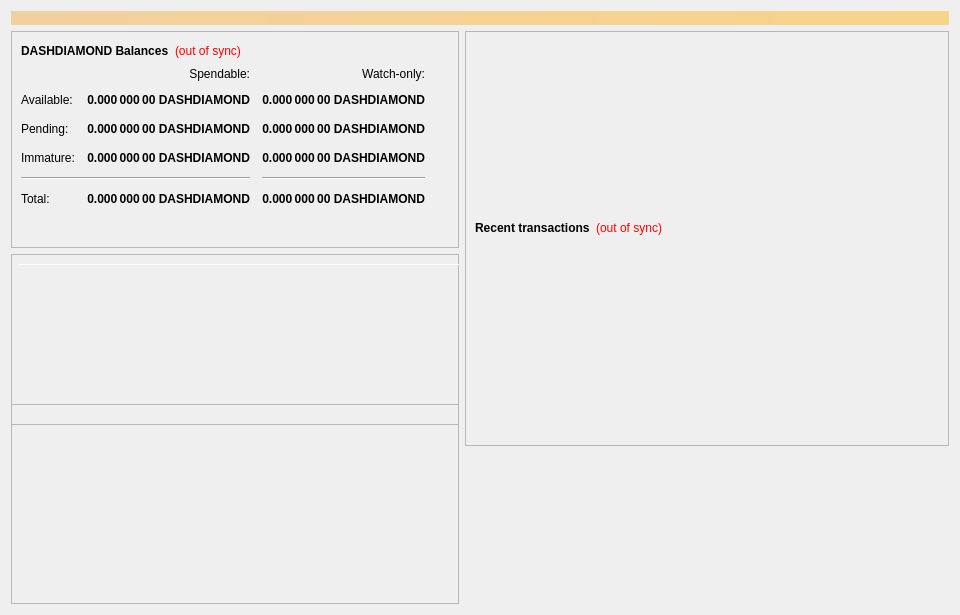
<?xml version="1.0" encoding="UTF-8"?>
<ui version="4.0">
 <class>OverviewPage</class>
 <widget class="QWidget" name="OverviewPage">
  <property name="geometry">
   <rect>
    <x>0</x>
    <y>0</y>
    <width>960</width>
    <height>615</height>
   </rect>
  </property>
  <property name="minimumSize">
   <size>
    <width>960</width>
    <height>0</height>
   </size>
  </property>
  <property name="windowTitle">
   <string>Form</string>
  </property>
  <layout class="QVBoxLayout" name="topLayout">
   <item>
    <widget class="QLabel" name="labelAlerts">
     <property name="visible">
      <bool>false</bool>
     </property>
     <property name="styleSheet">
      <string notr="true">background-color: qlineargradient(x1: 0, y1: 0, x2: 1, y2: 0, stop:0 #F0D0A0, stop:1 #F8D488); color:#000000;</string>
     </property>
     <property name="wordWrap">
      <bool>true</bool>
     </property>
     <property name="margin">
      <number>3</number>
     </property>
    </widget>
   </item>
   <item>
    <layout class="QHBoxLayout" name="horizontalLayout" stretch="1,1">
     <item>
      <layout class="QVBoxLayout" name="verticalLayout_2">
       <item>
        <widget class="QFrame" name="frame">
         <property name="frameShape">
          <enum>QFrame::StyledPanel</enum>
         </property>
         <property name="frameShadow">
          <enum>QFrame::Raised</enum>
         </property>
         <layout class="QVBoxLayout" name="verticalLayout_4">
          <item>
           <layout class="QHBoxLayout" name="horizontalLayout_4">
            <item>
             <widget class="QLabel" name="label_5">
              <property name="font">
               <font>
                <weight>75</weight>
                <bold>true</bold>
               </font>
              </property>
              <property name="text">
               <string>DASHDIAMOND Balances</string>
              </property>
             </widget>
            </item>
            <item>
             <widget class="QLabel" name="labelWalletStatus">
              <property name="cursor">
               <cursorShape>WhatsThisCursor</cursorShape>
              </property>
              <property name="toolTip">
               <string>The displayed information may be out of date. Your wallet automatically synchronizes with the DashDiamond network after a connection is established, but this process has not completed yet.</string>
              </property>
              <property name="styleSheet">
               <string notr="true">QLabel { color: red; }</string>
              </property>
              <property name="text">
               <string notr="true">(out of sync)</string>
              </property>
              <property name="alignment">
               <set>Qt::AlignLeading|Qt::AlignLeft|Qt::AlignVCenter</set>
              </property>
             </widget>
            </item>
            <item>
             <spacer name="horizontalSpacer_3">
              <property name="orientation">
               <enum>Qt::Horizontal</enum>
              </property>
              <property name="sizeHint" stdset="0">
               <size>
                <width>40</width>
                <height>20</height>
               </size>
              </property>
             </spacer>
            </item>
           </layout>
          </item>
          <item>
           <layout class="QGridLayout" name="gridLayout">
            <property name="spacing">
             <number>12</number>
            </property>
            <item row="2" column="2">
             <widget class="QLabel" name="labelWatchPending">
              <property name="font">
               <font>
                <weight>75</weight>
                <bold>true</bold>
               </font>
              </property>
              <property name="cursor">
               <cursorShape>IBeamCursor</cursorShape>
              </property>
              <property name="toolTip">
               <string>Unconfirmed transactions to watch-only addresses</string>
              </property>
              <property name="text">
               <string notr="true">0.000 000 00 DASHDIAMOND</string>
              </property>
              <property name="alignment">
               <set>Qt::AlignRight|Qt::AlignTrailing|Qt::AlignVCenter</set>
              </property>
              <property name="textInteractionFlags">
               <set>Qt::LinksAccessibleByMouse|Qt::TextSelectableByKeyboard|Qt::TextSelectableByMouse</set>
              </property>
             </widget>
            </item>
            <item row="2" column="1">
             <widget class="QLabel" name="labelUnconfirmed">
              <property name="font">
               <font>
                <weight>75</weight>
                <bold>true</bold>
               </font>
              </property>
              <property name="cursor">
               <cursorShape>IBeamCursor</cursorShape>
              </property>
              <property name="toolTip">
               <string>Total of transactions that have yet to be confirmed, and do not yet count toward the spendable balance</string>
              </property>
              <property name="text">
               <string notr="true">0.000 000 00 DASHDIAMOND</string>
              </property>
              <property name="alignment">
               <set>Qt::AlignRight|Qt::AlignTrailing|Qt::AlignVCenter</set>
              </property>
              <property name="textInteractionFlags">
               <set>Qt::LinksAccessibleByMouse|Qt::TextSelectableByKeyboard|Qt::TextSelectableByMouse</set>
              </property>
             </widget>
            </item>
            <item row="3" column="2">
             <widget class="QLabel" name="labelWatchImmature">
              <property name="font">
               <font>
                <weight>75</weight>
                <bold>true</bold>
               </font>
              </property>
              <property name="cursor">
               <cursorShape>IBeamCursor</cursorShape>
              </property>
              <property name="toolTip">
               <string>Staked or masternode rewards in watch-only addresses that has not yet matured</string>
              </property>
              <property name="text">
               <string notr="true">0.000 000 00 DASHDIAMOND</string>
              </property>
              <property name="alignment">
               <set>Qt::AlignRight|Qt::AlignTrailing|Qt::AlignVCenter</set>
              </property>
              <property name="textInteractionFlags">
               <set>Qt::LinksAccessibleByMouse|Qt::TextSelectableByKeyboard|Qt::TextSelectableByMouse</set>
              </property>
             </widget>
            </item>
            <item row="4" column="0" colspan="2">
             <widget class="Line" name="lineSpendableBalance">
              <property name="orientation">
               <enum>Qt::Horizontal</enum>
              </property>
             </widget>
            </item>
            <item row="4" column="2">
             <widget class="Line" name="lineWatchBalance">
              <property name="sizePolicy">
               <sizepolicy hsizetype="Preferred" vsizetype="Fixed">
                <horstretch>0</horstretch>
                <verstretch>0</verstretch>
               </sizepolicy>
              </property>
              <property name="minimumSize">
               <size>
                <width>140</width>
                <height>0</height>
               </size>
              </property>
              <property name="orientation">
               <enum>Qt::Horizontal</enum>
              </property>
             </widget>
            </item>
            <item row="5" column="0">
             <widget class="QLabel" name="labelTotalText">
              <property name="text">
               <string>Total:</string>
              </property>
             </widget>
            </item>
            <item row="3" column="1">
             <widget class="QLabel" name="labelImmature">
              <property name="font">
               <font>
                <weight>75</weight>
                <bold>true</bold>
               </font>
              </property>
              <property name="cursor">
               <cursorShape>IBeamCursor</cursorShape>
              </property>
              <property name="toolTip">
               <string>Staked or masternode rewards that has not yet matured</string>
              </property>
              <property name="text">
               <string notr="true">0.000 000 00 DASHDIAMOND</string>
              </property>
              <property name="alignment">
               <set>Qt::AlignRight|Qt::AlignTrailing|Qt::AlignVCenter</set>
              </property>
              <property name="textInteractionFlags">
               <set>Qt::LinksAccessibleByMouse|Qt::TextSelectableByKeyboard|Qt::TextSelectableByMouse</set>
              </property>
             </widget>
            </item>
            <item row="2" column="3">
             <spacer name="horizontalSpacer_2">
              <property name="orientation">
               <enum>Qt::Horizontal</enum>
              </property>
              <property name="sizeHint" stdset="0">
               <size>
                <width>40</width>
                <height>20</height>
               </size>
              </property>
             </spacer>
            </item>
            <item row="3" column="0">
             <widget class="QLabel" name="labelImmatureText">
              <property name="text">
               <string>Immature:</string>
              </property>
             </widget>
            </item>
            <item row="5" column="1">
             <widget class="QLabel" name="labelTotal">
              <property name="font">
               <font>
                <weight>75</weight>
                <bold>true</bold>
               </font>
              </property>
              <property name="cursor">
               <cursorShape>IBeamCursor</cursorShape>
              </property>
              <property name="toolTip">
               <string>Your current total balance</string>
              </property>
              <property name="text">
               <string notr="true">0.000 000 00 DASHDIAMOND</string>
              </property>
              <property name="alignment">
               <set>Qt::AlignRight|Qt::AlignTrailing|Qt::AlignVCenter</set>
              </property>
              <property name="textInteractionFlags">
               <set>Qt::LinksAccessibleByMouse|Qt::TextSelectableByKeyboard|Qt::TextSelectableByMouse</set>
              </property>
             </widget>
            </item>
            <item row="5" column="2">
             <widget class="QLabel" name="labelWatchTotal">
              <property name="font">
               <font>
                <weight>75</weight>
                <bold>true</bold>
               </font>
              </property>
              <property name="cursor">
               <cursorShape>IBeamCursor</cursorShape>
              </property>
              <property name="toolTip">
               <string>Current total balance in watch-only addresses</string>
              </property>
              <property name="text">
               <string notr="true">0.000 000 00 DASHDIAMOND</string>
              </property>
              <property name="alignment">
               <set>Qt::AlignRight|Qt::AlignTrailing|Qt::AlignVCenter</set>
              </property>
              <property name="textInteractionFlags">
               <set>Qt::LinksAccessibleByMouse|Qt::TextSelectableByKeyboard|Qt::TextSelectableByMouse</set>
              </property>
             </widget>
            </item>
            <item row="0" column="2">
             <widget class="QLabel" name="labelWatchonly">
              <property name="text">
               <string>Watch-only:</string>
              </property>
              <property name="alignment">
               <set>Qt::AlignRight|Qt::AlignTrailing|Qt::AlignVCenter</set>
              </property>
             </widget>
            </item>
            <item row="1" column="0">
             <widget class="QLabel" name="labelBalanceText">
              <property name="text">
               <string>Available:</string>
              </property>
             </widget>
            </item>
            <item row="1" column="1">
             <widget class="QLabel" name="labelBalance">
              <property name="font">
               <font>
                <weight>75</weight>
                <bold>true</bold>
               </font>
              </property>
              <property name="cursor">
               <cursorShape>IBeamCursor</cursorShape>
              </property>
              <property name="toolTip">
               <string>Your current spendable balance</string>
              </property>
              <property name="text">
               <string notr="true">0.000 000 00 DASHDIAMOND</string>
              </property>
              <property name="alignment">
               <set>Qt::AlignRight|Qt::AlignTrailing|Qt::AlignVCenter</set>
              </property>
              <property name="textInteractionFlags">
               <set>Qt::LinksAccessibleByMouse|Qt::TextSelectableByKeyboard|Qt::TextSelectableByMouse</set>
              </property>
             </widget>
            </item>
            <item row="1" column="2">
             <widget class="QLabel" name="labelWatchAvailable">
              <property name="font">
               <font>
                <weight>75</weight>
                <bold>true</bold>
               </font>
              </property>
              <property name="cursor">
               <cursorShape>IBeamCursor</cursorShape>
              </property>
              <property name="toolTip">
               <string>Your current balance in watch-only addresses</string>
              </property>
              <property name="text">
               <string notr="true">0.000 000 00 DASHDIAMOND</string>
              </property>
              <property name="alignment">
               <set>Qt::AlignRight|Qt::AlignTrailing|Qt::AlignVCenter</set>
              </property>
              <property name="textInteractionFlags">
               <set>Qt::LinksAccessibleByMouse|Qt::TextSelectableByKeyboard|Qt::TextSelectableByMouse</set>
              </property>
             </widget>
            </item>
            <item row="2" column="0">
             <widget class="QLabel" name="labelPendingText">
              <property name="text">
               <string>Pending:</string>
              </property>
             </widget>
            </item>
            <item row="0" column="1">
             <widget class="QLabel" name="labelSpendable">
              <property name="text">
               <string>Spendable:</string>
              </property>
              <property name="alignment">
               <set>Qt::AlignRight|Qt::AlignTrailing|Qt::AlignVCenter</set>
              </property>
             </widget>
            </item>
           </layout>
          </item>
          <item>
           <spacer name="verticalSpacer_4">
            <property name="orientation">
             <enum>Qt::Vertical</enum>
            </property>
            <property name="sizeHint" stdset="0">
             <size>
              <width>20</width>
              <height>40</height>
             </size>
            </property>
           </spacer>
          </item>
         </layout>
        </widget>
       </item>
       <item>
        <widget class="QFrame" name="frameObfuscation">
         <property name="minimumSize">
          <size>
           <width>0</width>
           <height>350</height>
          </size>
         </property>
         <property name="layoutDirection">
          <enum>Qt::LeftToRight</enum>
         </property>
         <property name="frameShape">
          <enum>QFrame::StyledPanel</enum>
         </property>
         <property name="frameShadow">
          <enum>QFrame::Raised</enum>
         </property>
         <widget class="QPushButton" name="runAutoDenom">
          <property name="geometry">
           <rect>
            <x>251</x>
            <y>17</y>
            <width>1</width>
            <height>1</height>
           </rect>
          </property>
          <property name="palette">
           <palette>
            <active>
             <colorrole role="WindowText">
              <brush brushstyle="SolidPattern">
               <color alpha="255">
                <red>0</red>
                <green>0</green>
                <blue>0</blue>
               </color>
              </brush>
             </colorrole>
             <colorrole role="Button">
              <brush brushstyle="SolidPattern">
               <color alpha="255">
                <red>239</red>
                <green>238</green>
                <blue>238</blue>
               </color>
              </brush>
             </colorrole>
             <colorrole role="Light">
              <brush brushstyle="SolidPattern">
               <color alpha="255">
                <red>255</red>
                <green>255</green>
                <blue>255</blue>
               </color>
              </brush>
             </colorrole>
             <colorrole role="Midlight">
              <brush brushstyle="SolidPattern">
               <color alpha="255">
                <red>247</red>
                <green>246</green>
                <blue>246</blue>
               </color>
              </brush>
             </colorrole>
             <colorrole role="Dark">
              <brush brushstyle="SolidPattern">
               <color alpha="255">
                <red>119</red>
                <green>119</green>
                <blue>119</blue>
               </color>
              </brush>
             </colorrole>
             <colorrole role="Mid">
              <brush brushstyle="SolidPattern">
               <color alpha="255">
                <red>159</red>
                <green>159</green>
                <blue>159</blue>
               </color>
              </brush>
             </colorrole>
             <colorrole role="Text">
              <brush brushstyle="SolidPattern">
               <color alpha="255">
                <red>0</red>
                <green>0</green>
                <blue>0</blue>
               </color>
              </brush>
             </colorrole>
             <colorrole role="BrightText">
              <brush brushstyle="SolidPattern">
               <color alpha="255">
                <red>255</red>
                <green>255</green>
                <blue>255</blue>
               </color>
              </brush>
             </colorrole>
             <colorrole role="ButtonText">
              <brush brushstyle="SolidPattern">
               <color alpha="255">
                <red>0</red>
                <green>0</green>
                <blue>0</blue>
               </color>
              </brush>
             </colorrole>
             <colorrole role="Base">
              <brush brushstyle="SolidPattern">
               <color alpha="255">
                <red>255</red>
                <green>255</green>
                <blue>255</blue>
               </color>
              </brush>
             </colorrole>
             <colorrole role="Window">
              <brush brushstyle="SolidPattern">
               <color alpha="255">
                <red>239</red>
                <green>238</green>
                <blue>238</blue>
               </color>
              </brush>
             </colorrole>
             <colorrole role="Shadow">
              <brush brushstyle="SolidPattern">
               <color alpha="255">
                <red>0</red>
                <green>0</green>
                <blue>0</blue>
               </color>
              </brush>
             </colorrole>
             <colorrole role="AlternateBase">
              <brush brushstyle="SolidPattern">
               <color alpha="255">
                <red>247</red>
                <green>246</green>
                <blue>246</blue>
               </color>
              </brush>
             </colorrole>
             <colorrole role="ToolTipBase">
              <brush brushstyle="SolidPattern">
               <color alpha="255">
                <red>255</red>
                <green>255</green>
                <blue>220</blue>
               </color>
              </brush>
             </colorrole>
             <colorrole role="ToolTipText">
              <brush brushstyle="SolidPattern">
               <color alpha="255">
                <red>0</red>
                <green>0</green>
                <blue>0</blue>
               </color>
              </brush>
             </colorrole>
            </active>
            <inactive>
             <colorrole role="WindowText">
              <brush brushstyle="SolidPattern">
               <color alpha="255">
                <red>0</red>
                <green>0</green>
                <blue>0</blue>
               </color>
              </brush>
             </colorrole>
             <colorrole role="Button">
              <brush brushstyle="SolidPattern">
               <color alpha="255">
                <red>239</red>
                <green>238</green>
                <blue>238</blue>
               </color>
              </brush>
             </colorrole>
             <colorrole role="Light">
              <brush brushstyle="SolidPattern">
               <color alpha="255">
                <red>255</red>
                <green>255</green>
                <blue>255</blue>
               </color>
              </brush>
             </colorrole>
             <colorrole role="Midlight">
              <brush brushstyle="SolidPattern">
               <color alpha="255">
                <red>247</red>
                <green>246</green>
                <blue>246</blue>
               </color>
              </brush>
             </colorrole>
             <colorrole role="Dark">
              <brush brushstyle="SolidPattern">
               <color alpha="255">
                <red>119</red>
                <green>119</green>
                <blue>119</blue>
               </color>
              </brush>
             </colorrole>
             <colorrole role="Mid">
              <brush brushstyle="SolidPattern">
               <color alpha="255">
                <red>159</red>
                <green>159</green>
                <blue>159</blue>
               </color>
              </brush>
             </colorrole>
             <colorrole role="Text">
              <brush brushstyle="SolidPattern">
               <color alpha="255">
                <red>0</red>
                <green>0</green>
                <blue>0</blue>
               </color>
              </brush>
             </colorrole>
             <colorrole role="BrightText">
              <brush brushstyle="SolidPattern">
               <color alpha="255">
                <red>255</red>
                <green>255</green>
                <blue>255</blue>
               </color>
              </brush>
             </colorrole>
             <colorrole role="ButtonText">
              <brush brushstyle="SolidPattern">
               <color alpha="255">
                <red>0</red>
                <green>0</green>
                <blue>0</blue>
               </color>
              </brush>
             </colorrole>
             <colorrole role="Base">
              <brush brushstyle="SolidPattern">
               <color alpha="255">
                <red>255</red>
                <green>255</green>
                <blue>255</blue>
               </color>
              </brush>
             </colorrole>
             <colorrole role="Window">
              <brush brushstyle="SolidPattern">
               <color alpha="255">
                <red>239</red>
                <green>238</green>
                <blue>238</blue>
               </color>
              </brush>
             </colorrole>
             <colorrole role="Shadow">
              <brush brushstyle="SolidPattern">
               <color alpha="255">
                <red>0</red>
                <green>0</green>
                <blue>0</blue>
               </color>
              </brush>
             </colorrole>
             <colorrole role="AlternateBase">
              <brush brushstyle="SolidPattern">
               <color alpha="255">
                <red>247</red>
                <green>246</green>
                <blue>246</blue>
               </color>
              </brush>
             </colorrole>
             <colorrole role="ToolTipBase">
              <brush brushstyle="SolidPattern">
               <color alpha="255">
                <red>255</red>
                <green>255</green>
                <blue>220</blue>
               </color>
              </brush>
             </colorrole>
             <colorrole role="ToolTipText">
              <brush brushstyle="SolidPattern">
               <color alpha="255">
                <red>0</red>
                <green>0</green>
                <blue>0</blue>
               </color>
              </brush>
             </colorrole>
            </inactive>
            <disabled>
             <colorrole role="WindowText">
              <brush brushstyle="SolidPattern">
               <color alpha="255">
                <red>119</red>
                <green>119</green>
                <blue>119</blue>
               </color>
              </brush>
             </colorrole>
             <colorrole role="Button">
              <brush brushstyle="SolidPattern">
               <color alpha="255">
                <red>239</red>
                <green>238</green>
                <blue>238</blue>
               </color>
              </brush>
             </colorrole>
             <colorrole role="Light">
              <brush brushstyle="SolidPattern">
               <color alpha="255">
                <red>255</red>
                <green>255</green>
                <blue>255</blue>
               </color>
              </brush>
             </colorrole>
             <colorrole role="Midlight">
              <brush brushstyle="SolidPattern">
               <color alpha="255">
                <red>247</red>
                <green>246</green>
                <blue>246</blue>
               </color>
              </brush>
             </colorrole>
             <colorrole role="Dark">
              <brush brushstyle="SolidPattern">
               <color alpha="255">
                <red>119</red>
                <green>119</green>
                <blue>119</blue>
               </color>
              </brush>
             </colorrole>
             <colorrole role="Mid">
              <brush brushstyle="SolidPattern">
               <color alpha="255">
                <red>159</red>
                <green>159</green>
                <blue>159</blue>
               </color>
              </brush>
             </colorrole>
             <colorrole role="Text">
              <brush brushstyle="SolidPattern">
               <color alpha="255">
                <red>119</red>
                <green>119</green>
                <blue>119</blue>
               </color>
              </brush>
             </colorrole>
             <colorrole role="BrightText">
              <brush brushstyle="SolidPattern">
               <color alpha="255">
                <red>255</red>
                <green>255</green>
                <blue>255</blue>
               </color>
              </brush>
             </colorrole>
             <colorrole role="ButtonText">
              <brush brushstyle="SolidPattern">
               <color alpha="255">
                <red>119</red>
                <green>119</green>
                <blue>119</blue>
               </color>
              </brush>
             </colorrole>
             <colorrole role="Base">
              <brush brushstyle="SolidPattern">
               <color alpha="255">
                <red>239</red>
                <green>238</green>
                <blue>238</blue>
               </color>
              </brush>
             </colorrole>
             <colorrole role="Window">
              <brush brushstyle="SolidPattern">
               <color alpha="255">
                <red>239</red>
                <green>238</green>
                <blue>238</blue>
               </color>
              </brush>
             </colorrole>
             <colorrole role="Shadow">
              <brush brushstyle="SolidPattern">
               <color alpha="255">
                <red>0</red>
                <green>0</green>
                <blue>0</blue>
               </color>
              </brush>
             </colorrole>
             <colorrole role="AlternateBase">
              <brush brushstyle="SolidPattern">
               <color alpha="255">
                <red>239</red>
                <green>238</green>
                <blue>238</blue>
               </color>
              </brush>
             </colorrole>
             <colorrole role="ToolTipBase">
              <brush brushstyle="SolidPattern">
               <color alpha="255">
                <red>255</red>
                <green>255</green>
                <blue>220</blue>
               </color>
              </brush>
             </colorrole>
             <colorrole role="ToolTipText">
              <brush brushstyle="SolidPattern">
               <color alpha="255">
                <red>0</red>
                <green>0</green>
                <blue>0</blue>
               </color>
              </brush>
             </colorrole>
            </disabled>
           </palette>
          </property>
          <property name="focusPolicy">
           <enum>Qt::NoFocus</enum>
          </property>
          <property name="autoFillBackground">
           <bool>true</bool>
          </property>
          <property name="text">
           <string/>
          </property>
          <property name="flat">
           <bool>true</bool>
          </property>
         </widget>
         <widget class="Line" name="line">
          <property name="geometry">
           <rect>
            <x>7</x>
            <y>10</y>
            <width>451</width>
            <height>1</height>
           </rect>
          </property>
          <property name="orientation">
           <enum>Qt::Horizontal</enum>
          </property>
         </widget>
         <widget class="QFrame" name="frame_3">
          <property name="geometry">
           <rect>
            <x>0</x>
            <y>150</y>
            <width>465</width>
            <height>201</height>
           </rect>
          </property>
          <property name="frameShape">
           <enum>QFrame::StyledPanel</enum>
          </property>
          <property name="frameShadow">
           <enum>QFrame::Raised</enum>
          </property>
         </widget>
         <widget class="QFrame" name="frame_4">
          <property name="geometry">
           <rect>
            <x>0</x>
            <y>0</y>
            <width>465</width>
            <height>171</height>
           </rect>
          </property>
          <property name="frameShape">
           <enum>QFrame::StyledPanel</enum>
          </property>
          <property name="frameShadow">
           <enum>QFrame::Raised</enum>
          </property>
         </widget>
        </widget>
       </item>
      </layout>
     </item>
     <item>
      <layout class="QVBoxLayout" name="verticalLayout_3">
       <item>
        <widget class="QFrame" name="frame_2">
         <property name="frameShape">
          <enum>QFrame::StyledPanel</enum>
         </property>
         <property name="frameShadow">
          <enum>QFrame::Raised</enum>
         </property>
         <layout class="QVBoxLayout" name="verticalLayout">
          <item>
           <spacer name="verticalSpacer_3">
            <property name="orientation">
             <enum>Qt::Vertical</enum>
            </property>
            <property name="sizeType">
             <enum>QSizePolicy::Fixed</enum>
            </property>
            <property name="sizeHint" stdset="0">
             <size>
              <width>20</width>
              <height>75</height>
             </size>
            </property>
           </spacer>
          </item>
          <item>
           <widget class="QLabel" name="labelOverviewHeaderRight">
            <property name="minimumSize">
             <size>
              <width>464</width>
              <height>96</height>
             </size>
            </property>
            <property name="maximumSize">
             <size>
              <width>16777215</width>
              <height>96</height>
             </size>
            </property>
            <property name="alignment">
             <set>Qt::AlignCenter</set>
            </property>
            <property name="margin">
             <number>5</number>
            </property>
           </widget>
          </item>
          <item>
           <layout class="QHBoxLayout" name="horizontalLayout_2">
            <item>
             <widget class="QLabel" name="label_4">
              <property name="font">
               <font>
                <weight>75</weight>
                <bold>true</bold>
               </font>
              </property>
              <property name="text">
               <string>Recent transactions</string>
              </property>
             </widget>
            </item>
            <item>
             <widget class="QLabel" name="labelTransactionsStatus">
              <property name="cursor">
               <cursorShape>WhatsThisCursor</cursorShape>
              </property>
              <property name="toolTip">
               <string>The displayed information may be out of date. Your wallet automatically synchronizes with the DashDiamond network after a connection is established, but this process has not completed yet.</string>
              </property>
              <property name="styleSheet">
               <string notr="true">QLabel { color: red; }</string>
              </property>
              <property name="text">
               <string notr="true">(out of sync)</string>
              </property>
              <property name="alignment">
               <set>Qt::AlignRight|Qt::AlignTrailing|Qt::AlignVCenter</set>
              </property>
             </widget>
            </item>
            <item>
             <spacer name="horizontalSpacer">
              <property name="orientation">
               <enum>Qt::Horizontal</enum>
              </property>
              <property name="sizeHint" stdset="0">
               <size>
                <width>40</width>
                <height>20</height>
               </size>
              </property>
             </spacer>
            </item>
           </layout>
          </item>
          <item>
           <widget class="QListView" name="listTransactions">
            <property name="styleSheet">
             <string notr="true">QListView { background: transparent; }</string>
            </property>
            <property name="frameShape">
             <enum>QFrame::NoFrame</enum>
            </property>
            <property name="verticalScrollBarPolicy">
             <enum>Qt::ScrollBarAlwaysOff</enum>
            </property>
            <property name="horizontalScrollBarPolicy">
             <enum>Qt::ScrollBarAlwaysOff</enum>
            </property>
            <property name="selectionMode">
             <enum>QAbstractItemView::NoSelection</enum>
            </property>
           </widget>
          </item>
         </layout>
        </widget>
       </item>
       <item>
        <spacer name="verticalSpacer_2">
         <property name="orientation">
          <enum>Qt::Vertical</enum>
         </property>
         <property name="sizeType">
          <enum>QSizePolicy::Expanding</enum>
         </property>
         <property name="sizeHint" stdset="0">
          <size>
           <width>20</width>
           <height>40</height>
          </size>
         </property>
        </spacer>
       </item>
      </layout>
     </item>
    </layout>
   </item>
  </layout>
 </widget>
 <resources/>
 <connections/>
</ui>
